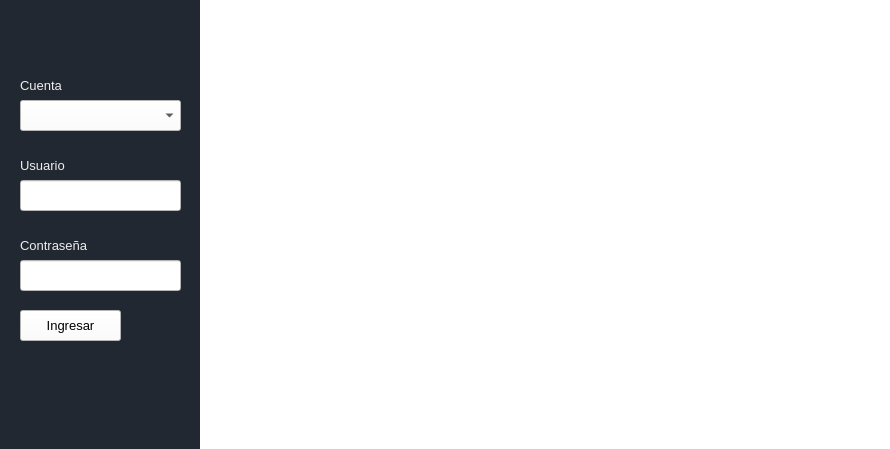
<?xml version="1.0" encoding="UTF-8"?>
<ui version="4.0">
 <class>Ingreso</class>
 <widget class="QMainWindow" name="Ingreso">
  <property name="geometry">
   <rect>
    <x>0</x>
    <y>0</y>
    <width>890</width>
    <height>449</height>
   </rect>
  </property>
  <property name="minimumSize">
   <size>
    <width>890</width>
    <height>449</height>
   </size>
  </property>
  <property name="maximumSize">
   <size>
    <width>890</width>
    <height>449</height>
   </size>
  </property>
  <property name="windowTitle">
   <string>Ingreso</string>
  </property>
  <property name="styleSheet">
   <string notr="true">background-color: rgb(255, 255, 255);
</string>
  </property>
  <widget class="QWidget" name="centralwidget">
   <widget class="QLineEdit" name="lineEditContrasena">
    <property name="geometry">
     <rect>
      <x>20</x>
      <y>260</y>
      <width>161</width>
      <height>31</height>
     </rect>
    </property>
    <property name="font">
     <font>
      <family>Arial</family>
      <pointsize>10</pointsize>
     </font>
    </property>
    <property name="styleSheet">
     <string notr="true">background-color: rgb(255, 255, 255);</string>
    </property>
    <property name="text">
     <string/>
    </property>
    <property name="echoMode">
     <enum>QLineEdit::Password</enum>
    </property>
   </widget>
   <widget class="QLabel" name="ImagenLabel">
    <property name="geometry">
     <rect>
      <x>200</x>
      <y>0</y>
      <width>691</width>
      <height>451</height>
     </rect>
    </property>
    <property name="minimumSize">
     <size>
      <width>691</width>
      <height>431</height>
     </size>
    </property>
    <property name="font">
     <font>
      <family>Corbel</family>
      <pointsize>9</pointsize>
     </font>
    </property>
    <property name="styleSheet">
     <string notr="true">background-color: rgb(255, 255, 255);</string>
    </property>
    <property name="text">
     <string/>
    </property>
   </widget>
   <widget class="QPushButton" name="botonIngresar">
    <property name="geometry">
     <rect>
      <x>20</x>
      <y>310</y>
      <width>101</width>
      <height>31</height>
     </rect>
    </property>
    <property name="font">
     <font>
      <family>Arial</family>
      <pointsize>10</pointsize>
      <weight>50</weight>
      <bold>false</bold>
     </font>
    </property>
    <property name="styleSheet">
     <string notr="true">background-color: rgb(255, 255, 255);</string>
    </property>
    <property name="text">
     <string>Ingresar</string>
    </property>
   </widget>
   <widget class="QLabel" name="label_3">
    <property name="geometry">
     <rect>
      <x>20</x>
      <y>70</y>
      <width>71</width>
      <height>31</height>
     </rect>
    </property>
    <property name="font">
     <font>
      <family>Arial</family>
      <pointsize>10</pointsize>
      <weight>50</weight>
      <bold>false</bold>
     </font>
    </property>
    <property name="styleSheet">
     <string notr="true">background-color: rgb(34, 40, 49);
color: rgb(238, 238, 238);</string>
    </property>
    <property name="text">
     <string>Cuenta</string>
    </property>
   </widget>
   <widget class="QLineEdit" name="lineEditUsuario">
    <property name="geometry">
     <rect>
      <x>20</x>
      <y>180</y>
      <width>161</width>
      <height>31</height>
     </rect>
    </property>
    <property name="font">
     <font>
      <family>Arial</family>
      <pointsize>10</pointsize>
     </font>
    </property>
    <property name="styleSheet">
     <string notr="true">background-color: rgb(255, 255, 255);</string>
    </property>
   </widget>
   <widget class="QComboBox" name="comboboxTipoCuenta">
    <property name="geometry">
     <rect>
      <x>20</x>
      <y>100</y>
      <width>161</width>
      <height>31</height>
     </rect>
    </property>
    <property name="font">
     <font>
      <family>Arial</family>
      <pointsize>9</pointsize>
     </font>
    </property>
    <property name="styleSheet">
     <string notr="true">background-color: rgb(255, 255, 255);</string>
    </property>
   </widget>
   <widget class="QLabel" name="label">
    <property name="geometry">
     <rect>
      <x>20</x>
      <y>150</y>
      <width>71</width>
      <height>31</height>
     </rect>
    </property>
    <property name="font">
     <font>
      <family>Arial</family>
      <pointsize>10</pointsize>
      <weight>50</weight>
      <bold>false</bold>
     </font>
    </property>
    <property name="styleSheet">
     <string notr="true">background-color: rgb(34, 40, 49);
color: rgb(238, 238, 238);</string>
    </property>
    <property name="text">
     <string>Usuario</string>
    </property>
   </widget>
   <widget class="QLabel" name="label_2">
    <property name="geometry">
     <rect>
      <x>20</x>
      <y>230</y>
      <width>111</width>
      <height>31</height>
     </rect>
    </property>
    <property name="font">
     <font>
      <family>Arial</family>
      <pointsize>10</pointsize>
      <weight>50</weight>
      <bold>false</bold>
     </font>
    </property>
    <property name="styleSheet">
     <string notr="true">background-color: rgb(34, 40, 49);
color: rgb(238, 238, 238);</string>
    </property>
    <property name="text">
     <string>Contraseña</string>
    </property>
   </widget>
   <widget class="QLabel" name="labelAzul">
    <property name="geometry">
     <rect>
      <x>0</x>
      <y>0</y>
      <width>201</width>
      <height>451</height>
     </rect>
    </property>
    <property name="font">
     <font>
      <pointsize>10</pointsize>
      <weight>50</weight>
      <bold>false</bold>
     </font>
    </property>
    <property name="styleSheet">
     <string notr="true">background-color: rgb(34, 40, 49);</string>
    </property>
    <property name="text">
     <string/>
    </property>
   </widget>
   <zorder>labelAzul</zorder>
   <zorder>botonIngresar</zorder>
   <zorder>label_3</zorder>
   <zorder>comboboxTipoCuenta</zorder>
   <zorder>label</zorder>
   <zorder>label_2</zorder>
   <zorder>lineEditUsuario</zorder>
   <zorder>ImagenLabel</zorder>
   <zorder>lineEditContrasena</zorder>
  </widget>
 </widget>
 <tabstops>
  <tabstop>comboboxTipoCuenta</tabstop>
  <tabstop>lineEditUsuario</tabstop>
  <tabstop>lineEditContrasena</tabstop>
  <tabstop>botonIngresar</tabstop>
 </tabstops>
 <resources/>
 <connections/>
</ui>
